Frame 1 (no input): blank canvas, image omitted
Frame 60 (no input): blank canvas, image omitted
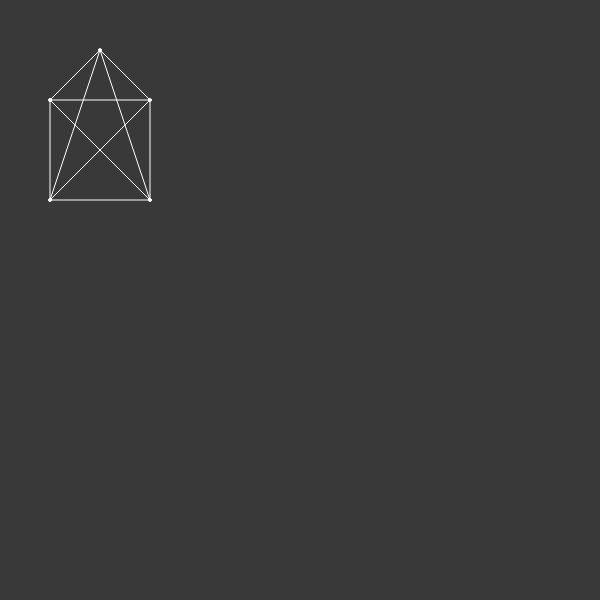
Frame 120 (the mouse pressed at the canvas centre since frame 60)

The p5.js sketch whose frames 1 and 60 were blank and that drew this single picture after the mouse press (run headless with seeded random() and noise() and a simulated clock; from frame 60 on, the mouse is pressed at the canvas centre):

// p5.js sketch
// ── sketch.js

// Points object

let Graph = function(size) {

	this.v = [];
	for (let i = 0; i < size; i++)
		this.v.push(i);

	this.all_pairs = [];
	for (let i = 0; i < size; i++) {
		for (let j = i + 1; j < size; j++) {
			this.all_pairs.push({from: this.v[i], to: this.v[j]});
		}
	}

	this.get_all_edges = function() {
		let size = this.all_pairs.length;
		let edges = [];
		for (let i = 0; i < pow(2, size); i++) {
			let edge = [];
			for (let j = 0; j < size; j++) {
				if (((1 << j) & i) != 0)
					edge.push(j);
			}
			edges.push(edge);
		}

		this.edges = edges;
	}

	let get_pair = index => this.all_pairs[index];

	this.filter_edges = function() {
		let edges = this.edges;
		let result = [];

		let equal = function(a, b) {
			for (let i = 0; i < a.length; i++) {
				if (a[i] != b[i])
					return false;
			}
			return true;
		}

		let unique_v = [];

		for (let i = 0; i < edges.length; i++) {
			let v = [0, 0, 0, 0, 0];
			let edge = edges[i];
			for (let j = 0; j < edge.length; j++) {
				let pair = get_pair(edge[j]);
				v[pair.from]++;
				v[pair.to]++;
			}

			v.sort();

			let unique = function() {
				for (let j = 0; j < unique_v.length; j++) {
					if (equal(v, unique_v[j]))
						return false;
				}
				return true;
			}();

			if (unique) {
				result.push(edge);
				unique_v.push(v);
			}
		}

		result.sort((a, b) => a.length - b.length)

		this.edges = result;

		console.log(result);
	}

	this.count = 0;

	this.p = [createVector(50, 100), createVector(100, 50), createVector(150, 100), createVector(150, 200), createVector(50, 200)];

	this.show = function() {
		let p = this.p;
		for (let i = 0; i < p.length; i++) {
			ellipse(p[i].x, p[i].y, 3, 3);
		}

		let pairs = this.edges[this.count];
		for (let i = 0; i < pairs.length; i++) {
			let v1 = this.all_pairs[pairs[i]].from;
			let v2 = this.all_pairs[pairs[i]].to;
			line(p[v1].x, p[v1].y, p[v2].x, p[v2].y);
		}
	}

	this.increase = function() {
		this.count++;
		if (this.count >= this.edges.length) 
			this.count = 0;
	}

	this.decrease = function() {
		this.count--;
		if (this.count <= 0)
			this.count = this.edges.length - 1;
	}

}

let g;

function setup() {
	createCanvas(600, 600);
	g = new Graph(5);
	g.get_all_edges();
	g.filter_edges();
	stroke(255);
}

function draw() {
	background(57);
	g.show();
}

function mousePressed() {
	if (mouseButton === LEFT) {
		if (mouseX > width / 2)
			g.increase();
		else
			g.decrease();
	}
}

// ── style.css

body {
  margin: 50;
  padding: 0;
  -moz-user-select: none;
  -khtml-user-select: none;
  -webkit-user-select: none;
  user-select: none;
}
